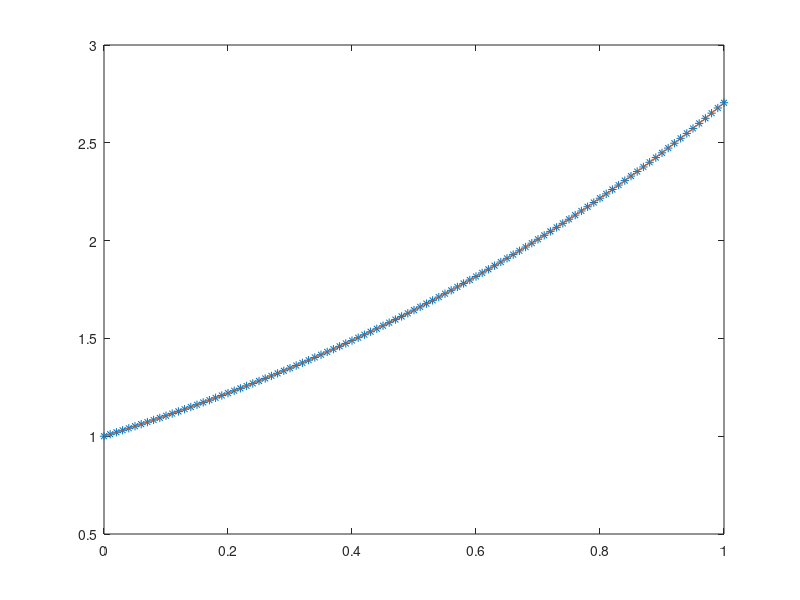

Source code (MATLAB):
clear all
clc

x = [0:0.01:1];
##x = linspace(0,1,101)
y(1) =1;
for i = 1:100
  y(i+1) = y(i) * 1.01;
endfor

Y = log(y);
X =x;
N = length(X);
sumX = sum(X);
sumXX = sum(X.*X);
sumY = sum(Y);
sumXY = sum(X.*Y);

M =[N , sumX ; sumX , sumXX];
v = [sumY ; sumXY] ;
coeffs = M\v;

a0 = coeffs(1);
a1 = coeffs(2);
A = exp(a0);

xplot=linspace(X(1),X(length(X)),100);
yplot=A * exp(a1 * xplot);
plot(X,y,'*',xplot,yplot)
